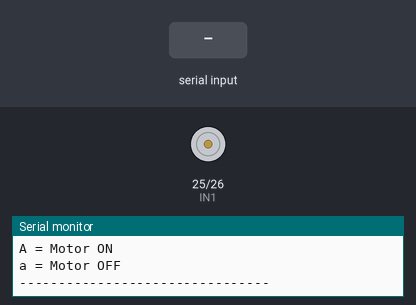
Recording of a sketch running on a simulated ESP32. On the bench: motor-driver pin pairs drawn as motors (green arrow = first pin HIGH = forward, orange = second pin HIGH = backward, longer = more drive), the last lines printed to the serial monitor. The test bench sets the inputs (shaded band).

Above: at 1.2 s.
1.3 s: "A" received over Serial
At 2.5 s:
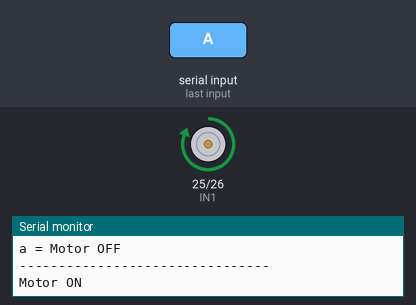
2.8 s: "a" received over Serial
At 3.7 s:
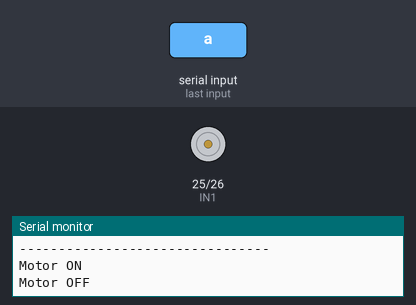
Timing chart, 0 to 5.8 s (numbered marks = the images above; inputs shaded):
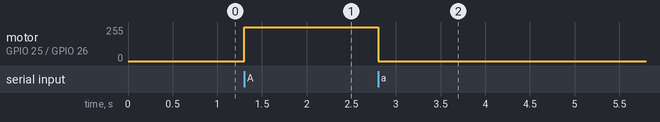

Measured:
- after the input at 1.3 s, motor on GPIO 25 (IN1) / GPIO 26 (IN2): stopped → forward 255/255 at once
- after the input at 2.8 s, motor on GPIO 25 (IN1) / GPIO 26 (IN2): forward 255/255 → stopped at once

The sketch:

esp32_motor_control.ino
```cpp
#define IN1 25
#define IN2 26

char data = 0;
char lastCommand = 0;

void stopMotor() {
  digitalWrite(IN1, LOW);
  digitalWrite(IN2, LOW);
}

void startMotor() {
  digitalWrite(IN1, HIGH);
  digitalWrite(IN2, LOW);
}

void setup() {

  pinMode(IN1, OUTPUT);
  pinMode(IN2, OUTPUT);

  stopMotor();

  Serial.begin(115200);

  Serial.println("--------------------------------");
  Serial.println("ESP32 Motor Controller Ready");
  Serial.println("A = Motor ON");
  Serial.println("a = Motor OFF");
  Serial.println("--------------------------------");
}

void loop() {

  if (Serial.available()) {

    data = Serial.read();

    // Ignore repeated commands
    if (data == lastCommand)
      return;

    switch (data) {

      case 'A':

        startMotor();

        Serial.println("Motor ON");

        lastCommand = 'A';

        break;

      case 'a':

        stopMotor();

        Serial.println("Motor OFF");

        lastCommand = 'a';

        break;

      default:

        Serial.print("Unknown Command : ");
        Serial.println(data);

        break;
    }
  }
}
```
